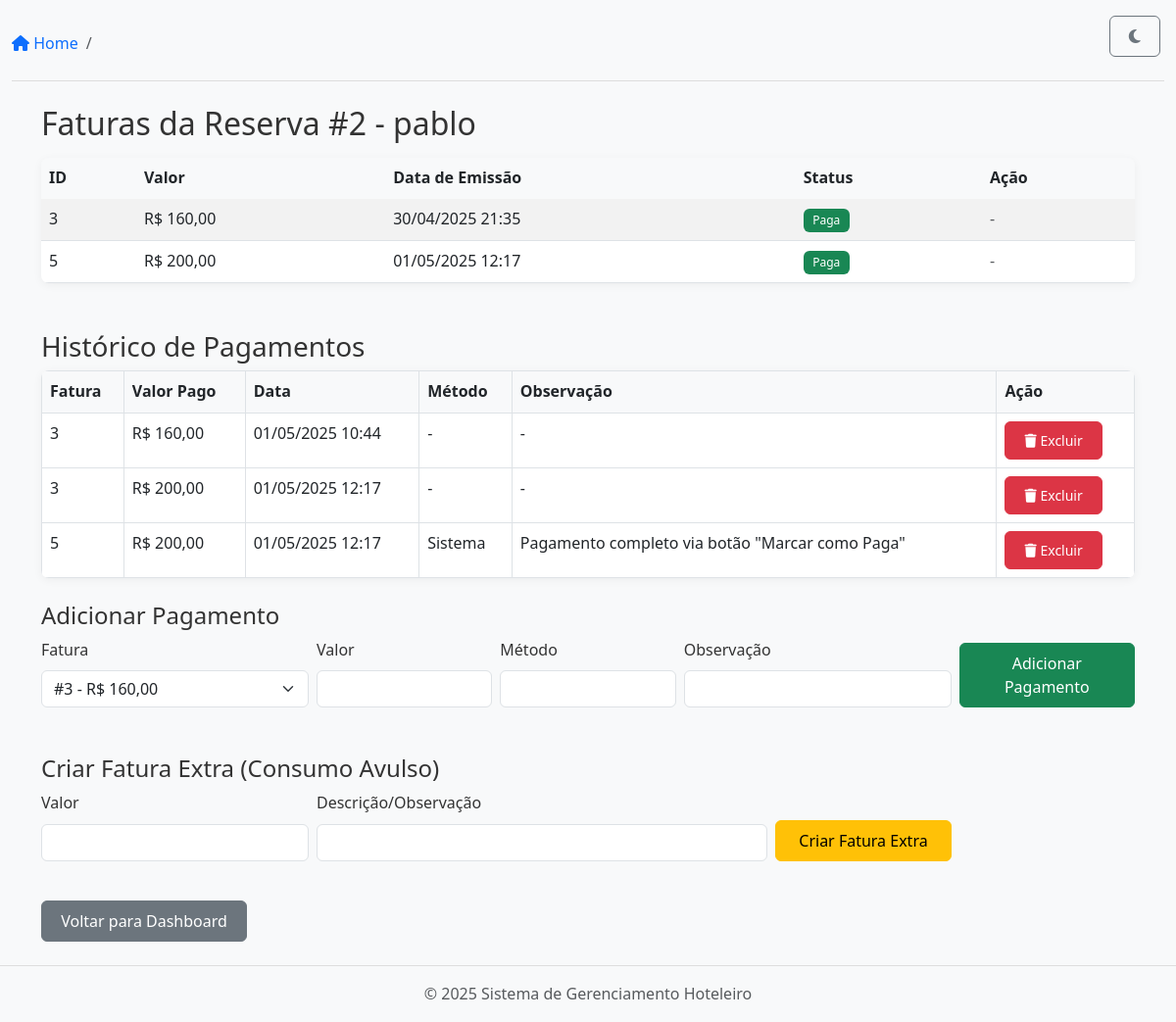
Screenshot of /finance/reservation/2/invoices/ (signed in) with the database file from the repository.
### apps/reservations/models.py (models this page shows, shortened)
class Reservation(models.Model):
    STATUS_CHOICES = [
        ('pending', 'Pending'),
        ('confirmed', 'Confirmed'),
        ('cancelled', 'Cancelled'),
        ('checked_in', 'Checked In'),   # Status adicionado
        ('checked_out', 'Checked Out'), # Status adicionado
    ]
    guest_name = models.CharField(max_length=255)
    guest_email = models.EmailField(blank=True, null=True)
    room = models.ForeignKey('rooms.Room', on_delete=models.CASCADE)
    check_in_date = models.DateField()
    check_out_date = models.DateField()
    status = models.CharField(max_length=12, choices=STATUS_CHOICES, default='pending')  # Aumentei max_length para acomodar 'checked_out'
    notes = models.TextField(blank=True, null=True)
    checked_in = models.BooleanField(default=False)
    checked_out = models.BooleanField(default=False)
    check_in_time = models.DateTimeField(null=True, blank=True)
    check_out_time = models.DateTimeField(null=True, blank=True)
    created_at = models.DateTimeField(auto_now_add=True)
    updated_at = models.DateTimeField(auto_now=True)

### apps/finance/models.py (models this page shows, shortened)
class Invoice(models.Model):
    reservation = models.ForeignKey('reservations.Reservation', on_delete=models.CASCADE, related_name='invoices')
    amount = models.DecimalField(max_digits=10, decimal_places=2)
    issued_at = models.DateTimeField(auto_now_add=True)
    paid = models.BooleanField(default=False)
    discount = models.DecimalField(max_digits=10, decimal_places=2, default=0, verbose_name="Desconto")

class Payment(models.Model):
    invoice = models.ForeignKey(Invoice, on_delete=models.CASCADE, related_name='payments')
    amount = models.DecimalField(max_digits=10, decimal_places=2)
    paid_at = models.DateTimeField(auto_now_add=True)
    method = models.CharField(max_length=50, blank=True, null=True)
    notes = models.TextField(blank=True, null=True)

### apps/finance/views.py (the view, shortened to what this page needs)
# urls.py: path('reservation/<int:reservation_id>/invoices/', views.reservation_invoices_view, name='reservation_invoices'),
@login_required
def reservation_invoices_view(request, reservation_id):
    reservation = get_object_or_404(Reservation, id=reservation_id)
    invoices = reservation.invoices.all()
    return render(request, 'finance/invoice_list.html', {'reservation': reservation, 'invoices': invoices})

### templates/finance/invoice_list.html (shortened to what this page needs)
{% extends 'base.html' %}
{% block content %}
<div class="container mt-4">
    <h2>Faturas da Reserva #{{ reservation.id }} - {{ reservation.guest_name }}</h2>
    <table class="table table-striped mt-3">
        <thead>
            <tr>
                <th>ID</th>
                <th>Valor</th>
                <th>Data de Emissão</th>
                <th>Status</th>
                <th>Ação</th>
            </tr>
        </thead>
        <tbody>
            {% for invoice in invoices %}
            <tr>
                <td>{{ invoice.id }}</td>
                <td>
                    R$ {{ invoice.amount|floatformat:2 }}
                </td>
                <td>{{ invoice.issued_at|date:'d/m/Y H:i' }}</td>
                <td>
                    {% if invoice.paid %}
                        <span class="badge bg-success">Paga</span>
                    {% else %}
                        <span class="badge bg-warning text-dark">Pendente</span>
                    {% endif %}
                </td>
                <td>
                    {% if not invoice.paid %}
                    <form method="post" style="display:inline;">
                        {% csrf_token %}
                        <input type="hidden" name="invoice_id" value="{{ invoice.id }}">
                        <button type="submit" class="btn btn-sm btn-primary">Registrar pagamento completo</button>
                    </form>
                    <form method="post" action="{% url 'finance:apply_discount' invoice.id %}" class="mt-2 d-inline-block">
                        {% csrf_token %}
                        <div class="input-group input-group-sm">
                            <input type="number" step="0.01" min="0" max="{{ invoice.amount }}" name="discount" class="form-control" placeholder="Desconto" value="{{ invoice.discount|default_if_none:0 }}" style="max-width:90px;">
                            <button type="submit" class="btn btn-outline-success">Aplicar</button>
                        </div>
                    </form>
                    {% else %}
                        <span class="text-muted">-</span>
                    {% endif %}
                </td>
            </tr>
            {% empty %}
            <tr><td colspan="5">Nenhuma fatura encontrada para esta reserva.</td></tr>
            {% endfor %}
        </tbody>
    </table>
    <h3 class="mt-5">Histórico de Pagamentos</h3>
    <table class="table table-bordered mt-2">
        <thead>
            <tr>
                <th>Fatura</th>
                <th>Valor Pago</th>
                <th>Data</th>
                <th>Método</th>
                <th>Observação</th>
                <th>Ação</th>
            </tr>
        </thead>
        <tbody>
            {% for invoice in invoices %}
                {% for payment in invoice.payments.all %}
                <tr>
                    <td>{{ invoice.id }}</td>
                    <td>R$ {{ payment.amount|floatformat:2 }}</td>
                    <td>{{ payment.paid_at|date:'d/m/Y H:i' }}</td>
                    <td>{{ payment.method|default:'-' }}</td>
                    <td>{{ payment.notes|default:'-' }}</td>
                    <td>
                        <form method="post" action="{% url 'finance:delete_payment' payment.id %}" style="display:inline;">
                            <button type="submit" class="btn btn-sm btn-danger" onclick="return confirm('Remover este pagamento?');">
                                <i class="fas fa-trash"></i> Excluir
                            </button>
                        </form>
                    </td>
                </tr>
                {% empty %}
                <tr><td colspan="6">Nenhum pagamento registrado.</td></tr>
                {% endfor %}
            {% endfor %}
        </tbody>
    </table>
    <h4 class="mt-4">Adicionar Pagamento</h4>
    <form method="post" class="row g-2">
        <div class="col-md-3">
            <label for="invoice_id" class="form-label">Fatura</label>
            <select name="invoice_id" id="invoice_id" class="form-select" required>
                {% for invoice in invoices %}
                    <option value="{{ invoice.id }}">#{{ invoice.id }} - R$ {{ invoice.amount|floatformat:2 }}</option>
                {% endfor %}
            </select>
        </div>
        <div class="col-md-2">
            <label for="amount" class="form-label">Valor</label>
            <input type="number" step="0.01" min="0.01" name="amount" id="amount" class="form-control" required>
        </div>
        <div class="col-md-2">
            <label for="method" class="form-label">Método</label>
            <input type="text" name="method" id="method" class="form-control">
        </div>
        <div class="col-md-3">
            <label for="notes" class="form-label">Observação</label>
            <input type="text" name="notes" id="notes" class="form-control">
        </div>
        <div class="col-md-2 d-flex align-items-end">
            <button type="submit" name="add_payment" value="1" class="btn btn-success w-100">Adicionar Pagamento</button>
        </div>
    </form>
    <h4 class="mt-5">Criar Fatura Extra (Consumo Avulso)</h4>
    <form method="post" class="row g-2 mb-4">
        <div class="col-md-3">
            <label for="extra_amount" class="form-label">Valor</label>
            <input type="number" step="0.01" min="0.01" name="extra_amount" id="extra_amount" class="form-control" required>
        </div>
        <div class="col-md-5">
            <label for="extra_notes" class="form-label">Descrição/Observação</label>
            <input type="text" name="extra_notes" id="extra_notes" class="form-control">
        </div>
        <div class="col-md-2 d-flex align-items-end">
            <button type="submit" class="btn btn-warning w-100">Criar Fatura Extra</button>
        </div>
    </form>
    <a href="/" class="btn btn-secondary mt-3">Voltar para Dashboard</a>
</div>
{% endblock %}

### static/css/styles.css (style rules this page uses)
:root { --primary-color: #0d6efd; --secondary-color: #f8f9fa; --text-color: #333; --border-color: #ddd; --success-color: #198754; --danger-color: #dc3545; --warning-color: #ffc107; --info-color: #0dcaf0; }
body { font-family: 'Segoe UI', Tahoma, Geneva, Verdana, sans-serif; line-height: 1.6; margin: 0; padding: 0; color: var(--text-color); min-height: 100vh; display: flex; flex-direction: column; background: #f8f9fa; transition: background 0.2s, color 0.2s; }
.btn { border-radius: 6px; font-weight: 500; padding: 0.5rem 1.2rem; transition: all 0.2s; }
.table { border-radius: 8px; overflow: hidden; box-shadow: 0 2px 10px rgba(0, 0, 0, 0.05); }
.table thead th { background-color: var(--secondary-color); border-bottom: none; font-weight: 600; }
.badge { font-weight: 500; padding: 0.5em 0.8em; border-radius: 6px; }

### rows the page displays
Reservation: id "2", guest_name "pablo"
Invoice: id "3", amount "160,00", issued_at "30/04/2025 21:35", paid "Paga"
Invoice: id "5", amount "200,00", issued_at "01/05/2025 12:17", paid "Paga"
Payment: amount "160,00", paid_at "01/05/2025 10:44", method "-", notes "-"
Payment: amount "200,00", paid_at "01/05/2025 12:17", method "-", notes "-"
Payment: amount "200,00", paid_at "01/05/2025 12:17", method "Sistema", notes "Pagamento completo via botão \"Marcar como Paga\""
